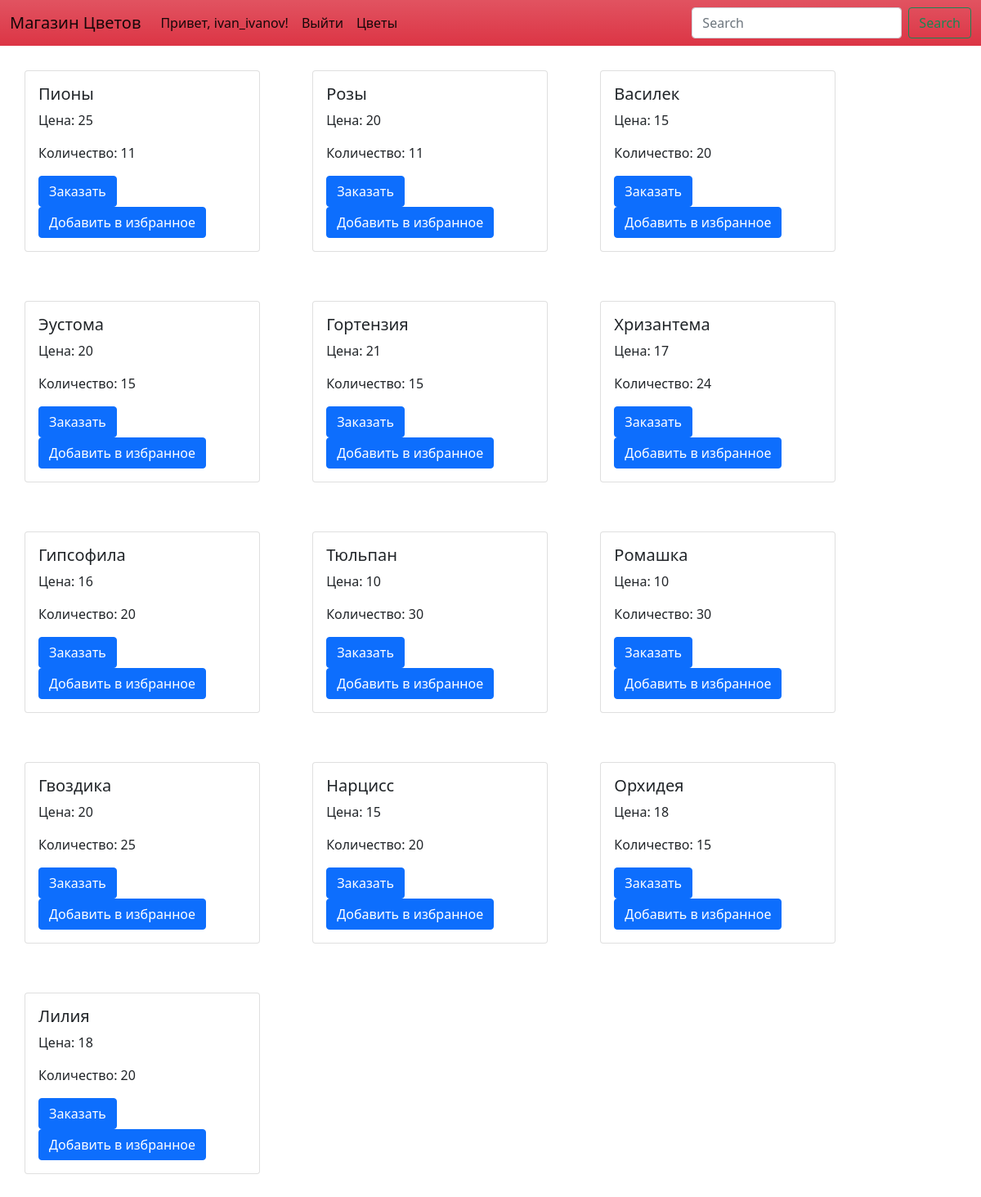
The page /flowers/ (signed in) on the database its author committed.
### store/models.py (models this page shows, shortened)
class Flower(models.Model):
    name = models.CharField(max_length=30, null=False, blank=False)
    price = models.IntegerField(null=False, blank=False)
    quantity = models.IntegerField(null=False, blank=False)
    def __str__(self):
        return self.name

### store/views.py (the view)
# urls.py: path('flowers/', views.FlowerList.as_view(), name="flowers"),
class FlowerList(ListView):
    model = Flower
    template_name = "flower_list.html"

### templates/flower_list.html (shortened to what this page needs)
{% extends 'base.html' %}
{% block content%}
    {% for object in object_list %}
    <div class="card" style="width: 18rem; margin: 30px; display:inline-block;">
        <div class="card-body">
          <h5 class="card-title">{{object}}</h5>
          <p class="card-text">Цена: {{object.price}}</p>
          <p class="card-text">Количество: {{object.quantity}}</p>
          {% if user.is_staff%}
          <a href="{% url 'update_flower' object.id %}" class="btn btn-success">Обновить</a>
          <a href="{% url 'delete_flower' object.id %}" class="btn btn-danger">Удалить</a>
          {% else %}
          <a href="{% url 'make_order' object.id %}" class="btn btn-primary">Заказать</a>
          <a href="{% url 'add_to_favorite' object.id %}" class="btn btn-primary">Добавить в избранное</a>
          {% endif%}
        </div>
      </div>
    {% endfor %}
    <br>
{%endblock%}

### templates/base.html (shortened to what this page needs)
<!doctype html>
<html lang="en">
  <head>
    <link href="https://cdn.jsdelivr.net/npm/bootstrap@5.0.2/dist/css/bootstrap.min.css" rel="stylesheet">
  </head>
  <body class="{% block body_class %}{% endblock %}">
    <nav class="navbar navbar-expand-lg navbar-light bg-danger bg-gradient" style="color: white;">
        <div class="container-fluid">
          <a class="navbar-brand " href="#">Магазин Цветов</a>
          <div class="collapse navbar-collapse" id="navbarSupportedContent">
            <ul class="navbar-nav me-auto mb-2 mb-lg-0">
              {% if user.is_authenticated%}
                <li class="nav-item">
                  <a class="nav-link active" aria-current="page" href="{% url 'profile' %}">Привет, {{user.username}}!</a>
                </li>
                <li class="nav-item">
                  <a class="nav-link active" aria-current="page" href="{% url 'logout'%}">Выйти</a>
                </li>
              {% endif %}
              <li class="nav-item">
                <a class="nav-link active" href="{% url 'flowers'%}">Цветы</a>
              </li>
            </ul>
            <form class="d-flex">
              <input class="form-control me-2" type="search" placeholder="Search" aria-label="Search">
              <button class="btn btn-outline-success" type="submit">Search</button>
            </form>
          </div>
        </div>
      </nav>
    {% block content %}
    {% endblock %}
  </body>
</html>

### rows shown on the page
Flower: name "Пионы", price "25", quantity "11"
Flower: name "Розы", price "20", quantity "11"
Flower: name "Василек", price "15", quantity "20"
Flower: name "Эустома", price "20", quantity "15"
Flower: name "Гортензия", price "21", quantity "15"
Flower: name "Хризантема", price "17", quantity "24"
Flower: name "Гипсофила", price "16", quantity "20"
Flower: name "Тюльпан", price "10", quantity "30"
Flower: name "Ромашка", price "10", quantity "30"
Flower: name "Гвоздика", price "20", quantity "25"
Flower: name "Нарцисс", price "15", quantity "20"
Flower: name "Орхидея", price "18", quantity "15"
Flower: name "Лилия", price "18", quantity "20"

### other values the page prints
{{ user.username }} "ivan_ivanov"
